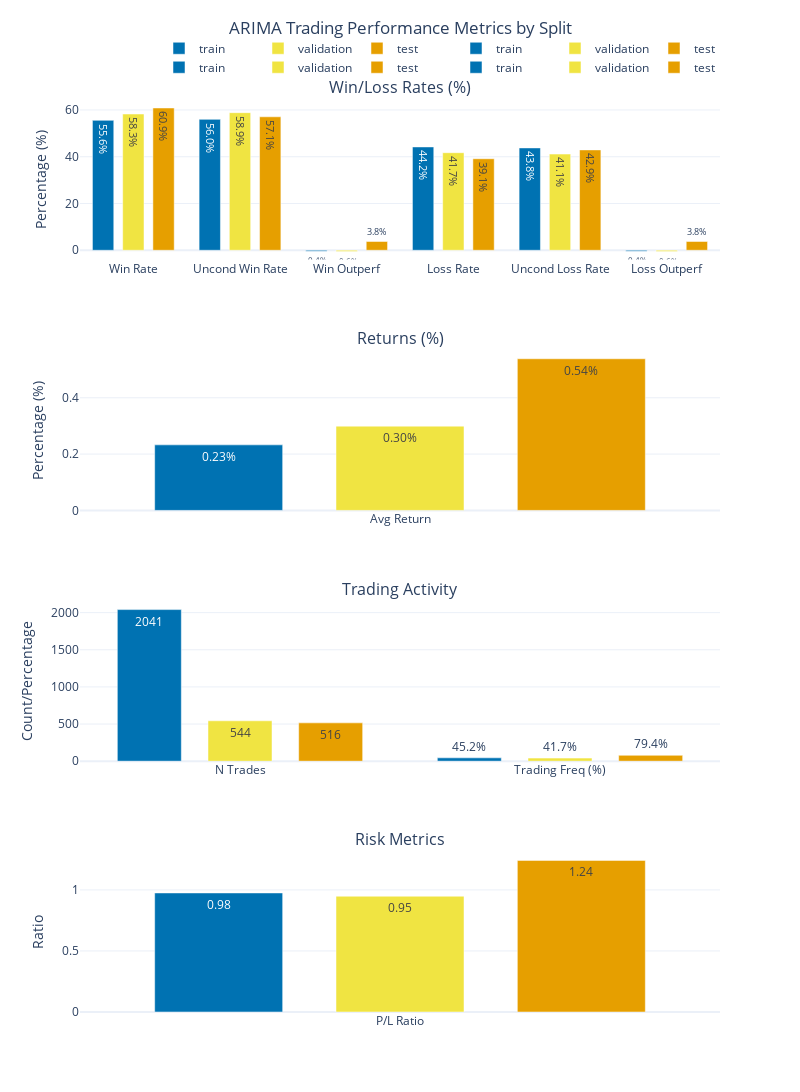

The cell this chart's notebook holds for it:
### Markdown cell above
## Trading Metrics Analysis

Let's analyze the trading performance of our ARIMA model using various metrics.

### Code cell
def calculate_trading_metrics(forecast_df):
    metrics = {}
    
    for split in forecast_df['split'].unique():
        split_data = forecast_df[forecast_df['split'] == split]
        
        # Trading signals
        signals = split_data['yhat'] > split_data['close']
        returns = (split_data['y'] - split_data['close']) / split_data['close'] * 100
        
        # Model Win/Loss metrics
        win_rate = ((signals) & (returns > 0)).sum() / signals.sum() * 100
        loss_rate = ((signals) & (returns < 0)).sum() / signals.sum() * 100
        
        # Unconditional Win/Loss metrics (if we traded every day)
        uncond_win_rate = (returns > 0).sum() / len(returns) * 100
        uncond_loss_rate = (returns < 0).sum() / len(returns) * 100
        
        # Returns metrics
        avg_return = returns[signals].mean()
        
        # Trading activity
        n_trades = signals.sum()
        trading_freq = (signals.sum() / len(signals)) * 100
        
        # Risk metrics
        wins = returns[(signals) & (returns > 0)]
        losses = returns[(signals) & (returns < 0)]
        pl_ratio = abs(wins.mean() / losses.mean()) if len(losses) > 0 else float('inf')
        
        metrics[split] = {
            'Win_Rate': win_rate,
            'Uncond_Win_Rate': uncond_win_rate,
            'Loss_Rate': loss_rate,
            'Uncond_Loss_Rate': uncond_loss_rate,
            'Win_Rate_Outperf': win_rate - uncond_win_rate,
            'Loss_Rate_Outperf': uncond_loss_rate - loss_rate,
            'Avg_Return': avg_return,
            'N_Trades': n_trades,
            'Trading_Freq': trading_freq,
            'PL_Ratio': pl_ratio
        }
    
    return pd.DataFrame.from_dict(metrics, orient='index')

def plot_trading_metrics(metrics_df):
    fig = make_subplots(
        rows=4, cols=1,
        subplot_titles=(
            'Win/Loss Rates (%)',
            'Returns (%)',
            'Trading Activity',
            'Risk Metrics'
        ),
        vertical_spacing=0.1
    )
    
    # Use the same colors as the main plot
    split_colors = {
        'train': 'rgb(0, 114, 178)',      # Blue
        'validation': 'rgb(240, 228, 66)', # Yellow
        'test': 'rgb(230, 159, 0)'        # Orange
    }
    
    # 1. Win/Loss Rates (top)
    for split in metrics_df.index:
        fig.add_trace(
            go.Bar(
                name=split,
                x=['Win Rate', 'Uncond Win Rate', 'Win Outperf',
                   'Loss Rate', 'Uncond Loss Rate', 'Loss Outperf'],
                y=[metrics_df.loc[split, 'Win_Rate'],
                   metrics_df.loc[split, 'Uncond_Win_Rate'],
                   metrics_df.loc[split, 'Win_Rate_Outperf'],
                   metrics_df.loc[split, 'Loss_Rate'],
                   metrics_df.loc[split, 'Uncond_Loss_Rate'],
                   metrics_df.loc[split, 'Loss_Rate_Outperf']],
                marker_color=split_colors[split],
                text=[f"{v:.1f}%" for v in [
                    metrics_df.loc[split, 'Win_Rate'],
                    metrics_df.loc[split, 'Uncond_Win_Rate'],
                    metrics_df.loc[split, 'Win_Rate_Outperf'],
                    metrics_df.loc[split, 'Loss_Rate'],
                    metrics_df.loc[split, 'Uncond_Loss_Rate'],
                    metrics_df.loc[split, 'Loss_Rate_Outperf']]],
                textposition='auto',
                width=0.2
            ),
            row=1, col=1
        )
    
    # 2. Returns (second)
    for split in metrics_df.index:
        fig.add_trace(
            go.Bar(
                name=split,
                x=['Avg Return'],
                y=[metrics_df.loc[split, 'Avg_Return']],
                marker_color=split_colors[split],
                text=[f"{metrics_df.loc[split, 'Avg_Return']:.2f}%"],
                textposition='auto',
                width=0.2
            ),
            row=2, col=1
        )
    
    # 3. Trading Activity (third)
    for split in metrics_df.index:
        fig.add_trace(
            go.Bar(
                name=split,
                x=['N Trades', 'Trading Freq (%)'],
                y=[metrics_df.loc[split, 'N_Trades'],
                   metrics_df.loc[split, 'Trading_Freq']],
                marker_color=split_colors[split],
                text=[f"{int(metrics_df.loc[split, 'N_Trades'])}",
                      f"{metrics_df.loc[split, 'Trading_Freq']:.1f}%"],
                textposition='auto',
                width=0.2
            ),
            row=3, col=1
        )
    
    # 4. Risk Metrics (bottom)
    for split in metrics_df.index:
        fig.add_trace(
            go.Bar(
                name=split,
                x=['P/L Ratio'],
                y=[metrics_df.loc[split, 'PL_Ratio']],
                marker_color=split_colors[split],
                text=[f"{metrics_df.loc[split, 'PL_Ratio']:.2f}"],
                textposition='auto',
                width=0.2
            ),
            row=4, col=1
        )
    
    # Update layout
    fig.update_layout(
        width=800,
        height=1200,
        showlegend=True,
        template='plotly_white',
        title=dict(
            text="ARIMA Trading Performance Metrics by Split",
            y=0.98,
            x=0.5,
            xanchor='center',
            yanchor='top',
            pad=dict(b=20)
        ),
        legend=dict(
            orientation="h",
            yanchor="bottom",
            y=1.02,
            xanchor="right",
            x=1
        ),
        bargap=0.15,
        bargroupgap=0.1
    )
    
    # Update y-axes titles
    fig.update_yaxes(title_text="Percentage (%)", row=1, col=1)
    fig.update_yaxes(title_text="Percentage (%)", row=2, col=1)
    fig.update_yaxes(title_text="Count/Percentage", row=3, col=1)
    fig.update_yaxes(title_text="Ratio", row=4, col=1)
    
    return fig

# Calculate and display trading metrics
metrics_df = calculate_trading_metrics(arima_df_clean)
print("Trading Metrics:")
print(metrics_df.round(2))

# Plot trading metrics
fig = plot_trading_metrics(metrics_df)
fig.show()

### Figure 1 — Plotly figure (JSON) as saved in the notebook; plotly's stock layout.template omitted (floating-point values rounded to 4 significant figures)
{"data": [{"marker": {"color": "rgb(0, 114, 178)"}, "name": "train", "text": ["55.6%", "56.0%", "-0.4%", "44.2%", "43.8%", "-0.4%"], "textposition": "auto", "type": "bar", "width": 0.2, "x": ["Win Rate", "Uncond Win Rate", "Win Outperf", "Loss Rate", "Uncond Loss Rate", "Loss Outperf"], "xaxis": "x", "y": [55.56, 55.99, -0.4248, 44.19, 43.77, -0.4233], "yaxis": "y"}, {"marker": {"color": "rgb(240, 228, 66)"}, "name": "validation", "text": ["58.3%", "58.9%", "-0.6%", "41.7%", "41.1%", "-0.6%"], "textposition": "auto", "type": "bar", "width": 0.2, "x": ["Win Rate", "Uncond Win Rate", "Win Outperf", "Loss Rate", "Uncond Loss Rate", "Loss Outperf"], "xaxis": "x", "y": [58.27, 58.85, -0.5785, 41.73, 41.15, -0.5785], "yaxis": "y"}, {"marker": {"color": "rgb(230, 159, 0)"}, "name": "test", "text": ["60.9%", "57.1%", "3.8%", "39.1%", "42.9%", "3.8%"], "textposition": "auto", "type": "bar", "width": 0.2, "x": ["Win Rate", "Uncond Win Rate", "Win Outperf", "Loss Rate", "Uncond Loss Rate", "Loss Outperf"], "xaxis": "x", "y": [60.85, 57.08, 3.776, 39.15, 42.92, 3.776], "yaxis": "y"}, {"marker": {"color": "rgb(0, 114, 178)"}, "name": "train", "text": ["0.23%"], "textposition": "auto", "type": "bar", "width": 0.2, "x": ["Avg Return"], "xaxis": "x2", "y": [0.2328], "yaxis": "y2"}, {"marker": {"color": "rgb(240, 228, 66)"}, "name": "validation", "text": ["0.30%"], "textposition": "auto", "type": "bar", "width": 0.2, "x": ["Avg Return"], "xaxis": "x2", "y": [0.2993], "yaxis": "y2"}, {"marker": {"color": "rgb(230, 159, 0)"}, "name": "test", "text": ["0.54%"], "textposition": "auto", "type": "bar", "width": 0.2, "x": ["Avg Return"], "xaxis": "x2", "y": [0.5385], "yaxis": "y2"}, {"marker": {"color": "rgb(0, 114, 178)"}, "name": "train", "text": ["2041", "45.2%"], "textposition": "auto", "type": "bar", "width": 0.2, "x": ["N Trades", "Trading Freq (%)"], "xaxis": "x3", "y": [2041, 45.16], "yaxis": "y3"}, {"marker": {"color": "rgb(240, 228, 66)"}, "name": "validation", "text": ["544", "41.7%"], "textposition": "auto", "type": "bar", "width": 0.2, "x": ["N Trades", "Trading Freq (%)"], "xaxis": "x3", "y": [544, 41.69], "yaxis": "y3"}, {"marker": {"color": "rgb(230, 159, 0)"}, "name": "test", "text": ["516", "79.4%"], "textposition": "auto", "type": "bar", "width": 0.2, "x": ["N Trades", "Trading Freq (%)"], "xaxis": "x3", "y": [516, 79.38], "yaxis": "y3"}, {"marker": {"color": "rgb(0, 114, 178)"}, "name": "train", "text": ["0.98"], "textposition": "auto", "type": "bar", "width": 0.2, "x": ["P/L Ratio"], "xaxis": "x4", "y": [0.9752], "yaxis": "y4"}, {"marker": {"color": "rgb(240, 228, 66)"}, "name": "validation", "text": ["0.95"], "textposition": "auto", "type": "bar", "width": 0.2, "x": ["P/L Ratio"], "xaxis": "x4", "y": [0.9484], "yaxis": "y4"}, {"marker": {"color": "rgb(230, 159, 0)"}, "name": "test", "text": ["1.24"], "textposition": "auto", "type": "bar", "width": 0.2, "x": ["P/L Ratio"], "xaxis": "x4", "y": [1.242], "yaxis": "y4"}], "layout": {"annotations": [{"font": {"size": 16}, "showarrow": false, "text": "Win/Loss Rates (%)", "x": 0.5, "xanchor": "center", "xref": "paper", "y": 1, "yanchor": "bottom", "yref": "paper"}, {"font": {"size": 16}, "showarrow": false, "text": "Returns (%)", "x": 0.5, "xanchor": "center", "xref": "paper", "y": 0.725, "yanchor": "bottom", "yref": "paper"}, {"font": {"size": 16}, "showarrow": false, "text": "Trading Activity", "x": 0.5, "xanchor": "center", "xref": "paper", "y": 0.45, "yanchor": "bottom", "yref": "paper"}, {"font": {"size": 16}, "showarrow": false, "text": "Risk Metrics", "x": 0.5, "xanchor": "center", "xref": "paper", "y": 0.175, "yanchor": "bottom", "yref": "paper"}], "bargap": 0.15, "bargroupgap": 0.1, "height": 1200, "legend": {"orientation": "h", "x": 1, "xanchor": "right", "y": 1.02, "yanchor": "bottom"}, "showlegend": true, "title": {"pad": {"b": 20}, "text": "ARIMA Trading Performance Metrics by Split", "x": 0.5, "xanchor": "center", "y": 0.98, "yanchor": "top"}, "width": 800, "xaxis": {"anchor": "y", "domain": [0, 1]}, "xaxis2": {"anchor": "y2", "domain": [0, 1]}, "xaxis3": {"anchor": "y3", "domain": [0, 1]}, "xaxis4": {"anchor": "y4", "domain": [0, 1]}, "yaxis": {"anchor": "x", "domain": [0.825, 1], "title": {"text": "Percentage (%)"}}, "yaxis2": {"anchor": "x2", "domain": [0.55, 0.725], "title": {"text": "Percentage (%)"}}, "yaxis3": {"anchor": "x3", "domain": [0.275, 0.45], "title": {"text": "Count/Percentage"}}, "yaxis4": {"anchor": "x4", "domain": [0, 0.175], "title": {"text": "Ratio"}}}}
